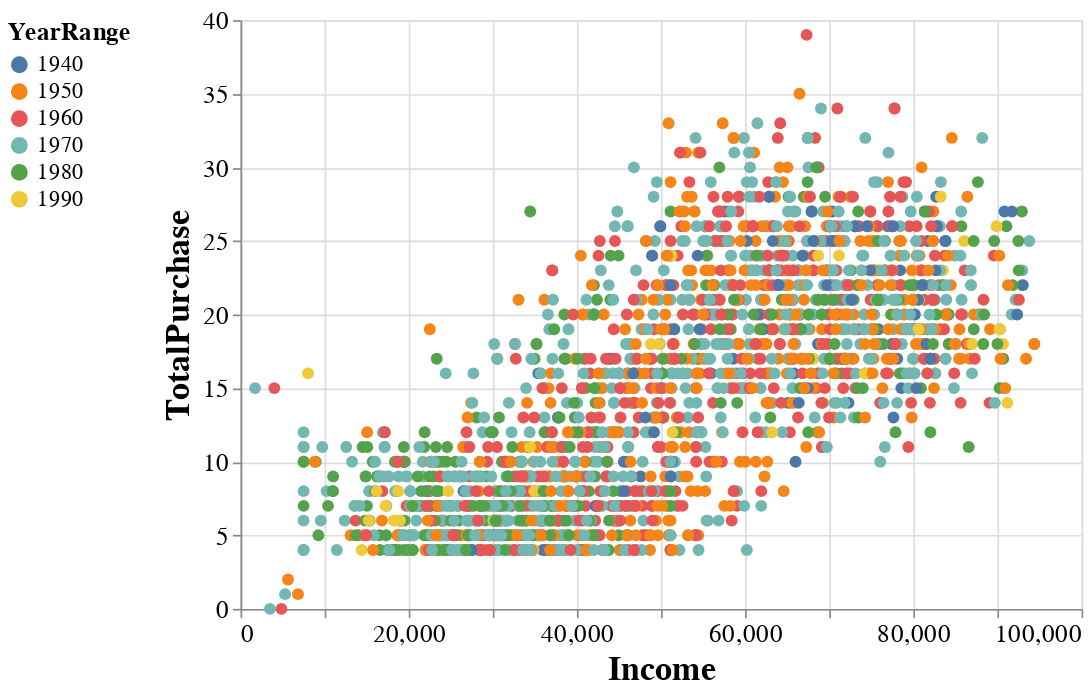

The notebook cell this image was saved under:
### Markdown cell above
# (4) Multi-Variable Visualization

### Code cell
selection = alt.selection_multi(fields=['YearRange'], bind='legend')
alt.Chart(customerData).mark_circle(size=50).encode(
    alt.X("Income"),
    alt.Y("TotalPurchase"),
    alt.Color("YearRange", 
              legend=alt.Legend(
                  title="YearRange",  
                  orient='left',
                  titleFontSize=15,
                  labelFontSize=13)
             ),
    opacity=alt.condition(selection, alt.value(1), alt.value(0))
).properties(
    height=350, width=500
).configure_axis(
    titleFontSize=20,
    labelFontSize=15
).add_selection(
    selection
)

### Figure 1 — Vega-Lite specification as saved in the notebook (floating-point values rounded to 4 significant figures; data arrays with more than 128 entries replaced by an {"elided": "..."} marker saying what was removed)
{"config": {"view": {"continuousWidth": 400, "continuousHeight": 300}, "axis": {"labelFontSize": 15, "titleFontSize": 20}}, "data": {"name": "data-2cb20ff9965b66e5e8e1773b708e7a20"}, "mark": {"type": "circle", "size": 50}, "encoding": {"color": {"field": "YearRange", "legend": {"labelFontSize": 13, "orient": "left", "title": "YearRange", "titleFontSize": 15}, "type": "nominal"}, "opacity": {"condition": {"value": 1, "selection": "selector007"}, "value": 0}, "x": {"field": "Income", "type": "quantitative"}, "y": {"field": "TotalPurchase", "type": "quantitative"}}, "height": 350, "selection": {"selector007": {"type": "multi", "fields": ["YearRange"], "bind": "legend"}}, "width": 500, "$schema": "https://vega.github.io/schema/vega-lite/v4.17.0.json", "datasets": {"data-2cb20ff9965b66e5e8e1773b708e7a20": {"elided": "2205 records"}}}
